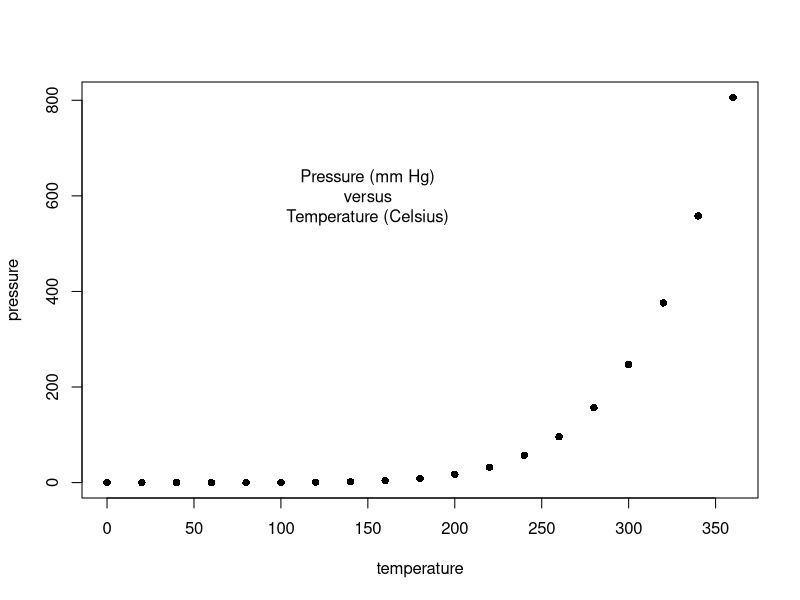
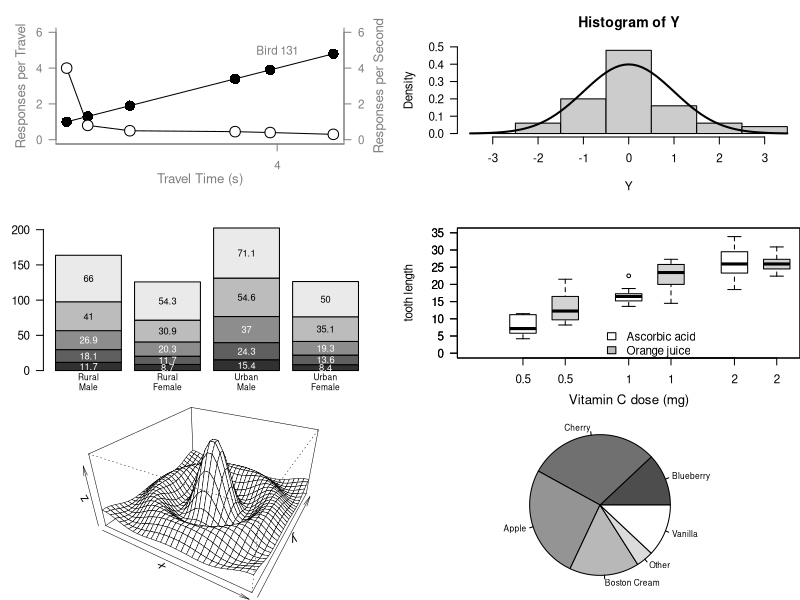

Write the R code that produced these figures, in order. (Note: this script raises an error after producing the figures.)
### Paul Murrell's R examples (selected)

## Start plotting from basics 
# Note the order
plot(pressure, pch=16)  # Can you change pch?
text(150, 600, 
     "Pressure (mm Hg)\nversus\nTemperature (Celsius)")

#  Examples of standard high-level plots 
#  In each case, extra output is also added using low-level 
#  plotting functions.
# 

# Setting the parameter (3 rows by 2 cols)
par(mfrow=c(3, 2))

# Scatterplot
# Note the incremental additions

x <- c(1, 1.3, 1.9, 3.4, 3.9, 4.8)
y1 <- c(1, 1.3, 1.9, 3.4, 3.9, 4.8)
y2 <- c(4, .8, .5, .45, .4, .3)

# Setting label orientation, margins c(bottom, left, top, right) & text size
par(las=1, mar=c(4, 4, 2, 4), cex=.7) 
plot.new()
plot.window(range(x), c(0, 6))
lines(x, y1)
lines(x, y2)
points(x, y1, pch=16, cex=2) # Try different cex value?  
points(x, y2, pch=21, bg="white", cex=2)  # Different background color
par(col="gray50", fg="gray50", col.axis="gray50")
axis(1, at=seq(0, 16, 4)) # What is the first number standing for?
axis(2, at=seq(0, 6, 2))
axis(4, at=seq(0, 6, 2))
box(bty="u")
mtext("Travel Time (s)", side=1, line=2, cex=0.8)
mtext("Responses per Travel", side=2, line=2, las=0, cex=0.8)
mtext("Responses per Second", side=4, line=2, las=0, cex=0.8)
text(4, 5, "Bird 131")
par(mar=c(5.1, 4.1, 4.1, 2.1), col="black", fg="black", col.axis="black")

# Histogram
# Random data
Y <- rnorm(50)
# Make sure no Y exceed [-3.5, 3.5]
Y[Y < -3.5 | Y > 3.5] <- NA # Selection/set range
x <- seq(-3.5, 3.5, .1)
dn <- dnorm(x)
par(mar=c(4.5, 4.1, 3.1, 0))
hist(Y, breaks=seq(-3.5, 3.5), ylim=c(0, 0.5), 
     col="gray80", freq=FALSE)
lines(x, dnorm(x), lwd=2)
par(mar=c(5.1, 4.1, 4.1, 2.1))

# Barplot
par(mar=c(2, 3.1, 2, 2.1)) 
midpts <- barplot(VADeaths, 
                  col=gray(0.1 + seq(1, 9, 2)/11), 
                  names=rep("", 4))
mtext(sub(" ", "\n", colnames(VADeaths)),
      at=midpts, side=1, line=0.5, cex=0.5)
text(rep(midpts, each=5), apply(VADeaths, 2, cumsum) - VADeaths/2,
     VADeaths, 
     col=rep(c("white", "black"), times=3:2), 
     cex=0.8)
par(mar=c(5.1, 4.1, 4.1, 2.1))  

# Boxplot
par(mar=c(3, 4.1, 2, 0))
boxplot(len ~ dose, data = ToothGrowth,
        boxwex = 0.25, at = 1:3 - 0.2,
        subset= supp == "VC", col="white",
        xlab="",
        ylab="tooth length", ylim=c(0,35))
mtext("Vitamin C dose (mg)", side=1, line=2.5, cex=0.8)
boxplot(len ~ dose, data = ToothGrowth, add = TRUE,
        boxwex = 0.25, at = 1:3 + 0.2,
        
        subset= supp == "OJ")
legend(1.5, 9, c("Ascorbic acid", "Orange juice"), 
       fill = c("white", "gray"), 
       bty="n")
par(mar=c(5.1, 4.1, 4.1, 2.1))

# Persp
x <- seq(-10, 10, length= 30)
y <- x
f <- function(x,y) { r <- sqrt(x^2+y^2); 10 * sin(r)/r }
z <- outer(x, y, f)
z[is.na(z)] <- 1
# 0.5 to include z axis label
par(mar=c(0, 0.5, 0, 0), lwd=0.5)
persp(x, y, z, theta = 30, phi = 30, 
      expand = 0.5)
par(mar=c(5.1, 4.1, 4.1, 2.1), lwd=1)

# Piechart
par(mar=c(0, 2, 1, 2), xpd=FALSE, cex=0.5)
pie.sales <- c(0.12, 0.3, 0.26, 0.16, 0.04, 0.12)
names(pie.sales) <- c("Blueberry", "Cherry",
                      "Apple", "Boston Cream", "Other", "Vanilla")
pie(pie.sales, col = gray(seq(0.3,1.0,length=6))) 

# Exercise: Can you generate these charts individually?  Try these functions 
# using another dataset. Be sure to work on the layout and margins

# Scatterplot example with incremental additions

# Setting the graphical parameters:
par(las=1, mar=c(4, 4, 2, 4), cex=0.7)
# las=1: Makes axis labels horizontal.
# mar=c(4, 4, 2, 4): Sets the margins (bottom, left, top, right).
# cex=0.7: Reduces the text size.

plot.new()  # Initializes a new plot window.

plot.window(range(x), c(0, 6)) 
# Defines the x and y limits for the plot.
# range(x): Automatically sets the x-axis range based on x values.
# c(0, 6): Sets the y-axis range from 0 to 6.

lines(x, y1)  # Plots the line connecting the points in y1.
lines(x, y2)  # Plots the line connecting the points in y2.

# Adding points to both sets of lines with different styles:
points(x, y1, pch=16, cex=2)
# pch=16: Uses solid circles for points.
# cex=2: Increases the size of points.

points(x, y2, pch=21, bg="white", cex=2)
# pch=21: Uses circles with a background color.
# bg="white": Sets the background of the points to white.

# Changing colors of axes and labels:
par(col="gray50", fg="gray50", col.axis="gray50")
# col: Sets plot elements like text and lines to gray50.
# fg: Changes the default plot color (foreground).
# col.axis: Colors the axis labels.

# Adding customized axes:
axis(1, at=seq(0, 16, 4))
# Adds a horizontal axis with ticks at 0, 4, 8, 12, 16.
# The first number (0) represents the starting tick position.

axis(2, at=seq(0, 6, 2))  # Adds a vertical axis with ticks at 0, 2, 4, 6.
axis(4, at=seq(0, 6, 2))  # Adds an additional vertical axis on the right.

box(bty="u")  
# Draws a box around the plot with a "u"-shaped boundary (bottom + left).

# Adding axis labels and annotations:
mtext("Travel Time (s)", side=1, line=2, cex=0.8)
# Adds "Travel Time (s)" label below the x-axis.

mtext("Responses per Travel", side=2, line=2, las=0, cex=0.8)
# Adds "Responses per Travel" label to the y-axis.

mtext("Responses per Second", side=4, line=2, las=0, cex=0.8)
# Adds "Responses per Second" to the right side of the plot.

text(4, 5, "Bird 131")
# Places the text "Bird 131" at coordinates (4, 5).

# Resetting the graphical parameters to defaults:
par(mar=c(5.1, 4.1, 4.1, 2.1), col="black", fg="black", col.axis="black")

length(x)  # Check the length of x
length(y1) # Check the length of y1
length(y2) # Check the length of y2
